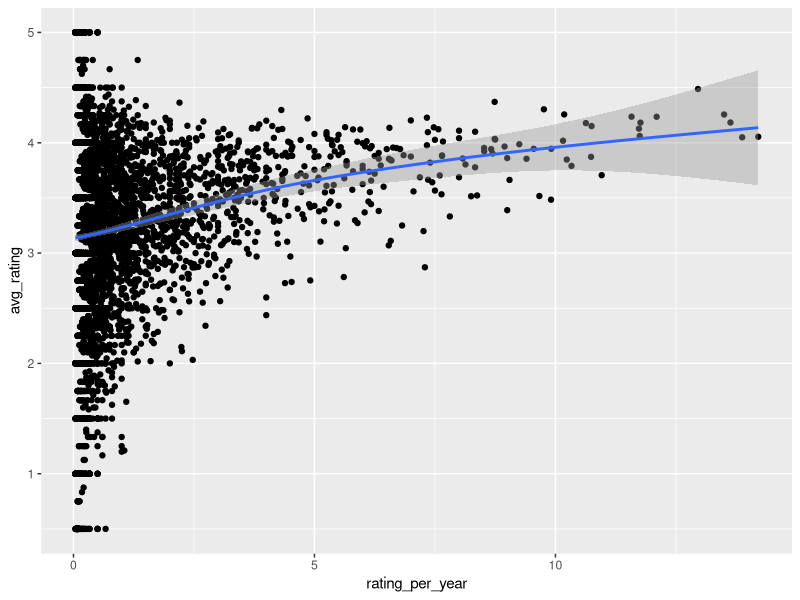
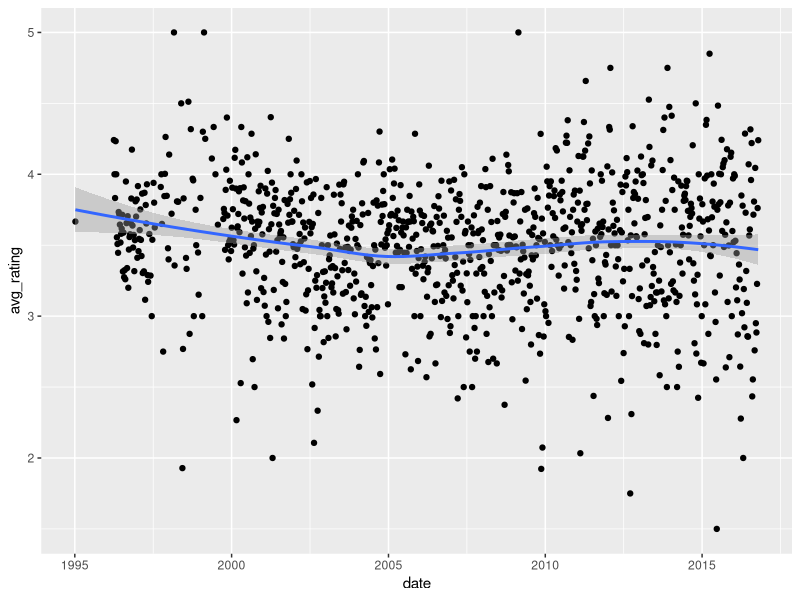
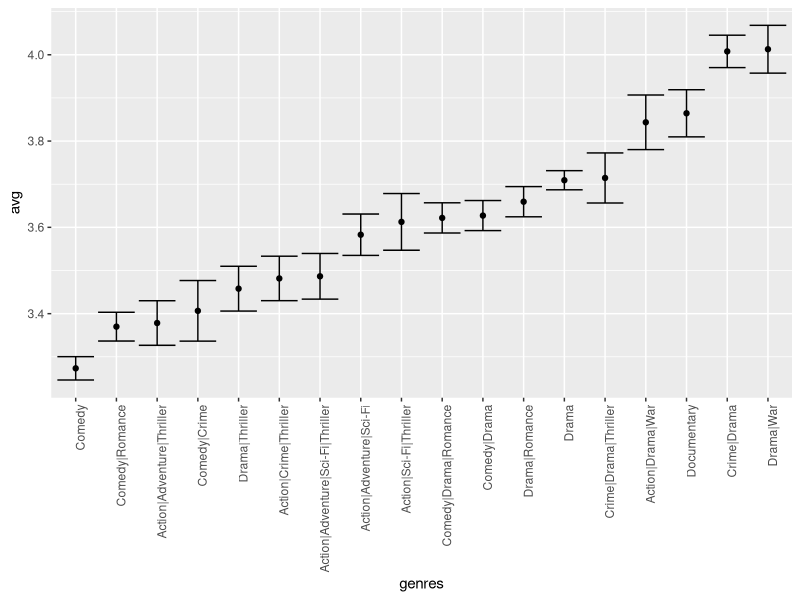

Write R code to recreate these figures, in order.
## ---- chunk 1
knitr::opts_chunk$set(echo = TRUE)
## ---- chunk 2
library(tidyverse)
library(lubridate)
library(dslabs)
data("movielens")
## ---- chunk 3
rating_by_year <- movielens %>% group_by(movieId,year)%>%
  summarize(n = n_distinct(userId)) %>% group_by(year)%>% 
  summarize(Median = median(n))%>% arrange(desc(Median))
rating_by_year
## ---- chunk 4
movielens %>% 
  filter(year >= 1993) %>%
  group_by(movieId) %>%
  summarize(n = n(), years = 2018 - first(year),
            title = title[1],
            rating = mean(rating)) %>%
  mutate(rate = n/years) %>%
  top_n(25, rate) %>%
  arrange(desc(rate)) 
## ---- chunk 5
movielens %>%
   filter(year >= 1993) %>%
   group_by(movieId) %>%
   summarize(avg_rating = mean(rating), n = n(), title = title[1], no_of_years=2018 - first(year)) %>%
   mutate(rating_per_year = n / no_of_years)%>%
   ggplot(aes(rating_per_year,avg_rating))+ geom_point()+ geom_smooth()
## ---- chunk 6
 movielens <- mutate(movielens, date = as_datetime(timestamp))

## ---- chunk 7
 movielens%>% mutate(date = round_date(date, unit ="week")) %>%
   group_by(date) %>% summarize(avg_rating = mean(rating)) %>%
   ggplot(aes(date,avg_rating))+
   geom_point() + geom_smooth()
## ---- chunk 8
movielens %>% group_by(genres) %>%
	summarize(n = n(), avg = mean(rating), se = sd(rating)/sqrt(n())) %>%
	filter(n >= 1000) %>% 
	mutate(genres = reorder(genres, avg)) %>%
	ggplot(aes(x = genres, y = avg, ymin = avg - 2*se, ymax = avg + 2*se)) + 
	geom_point() +
	geom_errorbar() + 
	theme(axis.text.x = element_text(angle = 90, hjust = 1))
